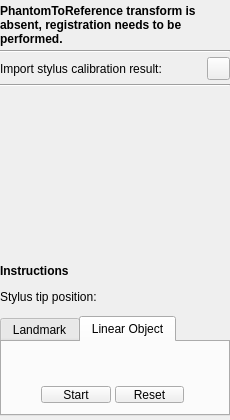
<?xml version="1.0" encoding="UTF-8"?>
<ui version="4.0">
 <class>PhantomRegistrationToolbox</class>
 <widget class="QWidget" name="PhantomRegistrationToolbox">
  <property name="geometry">
   <rect>
    <x>0</x>
    <y>0</y>
    <width>230</width>
    <height>420</height>
   </rect>
  </property>
  <property name="sizePolicy">
   <sizepolicy hsizetype="Fixed" vsizetype="Preferred">
    <horstretch>0</horstretch>
    <verstretch>0</verstretch>
   </sizepolicy>
  </property>
  <property name="minimumSize">
   <size>
    <width>230</width>
    <height>420</height>
   </size>
  </property>
  <property name="maximumSize">
   <size>
    <width>230</width>
    <height>16777215</height>
   </size>
  </property>
  <property name="windowTitle">
   <string>Phantom registration</string>
  </property>
  <layout class="QVBoxLayout" name="verticalLayout">
   <property name="spacing">
    <number>4</number>
   </property>
   <property name="leftMargin">
    <number>0</number>
   </property>
   <property name="topMargin">
    <number>4</number>
   </property>
   <property name="rightMargin">
    <number>0</number>
   </property>
   <property name="bottomMargin">
    <number>4</number>
   </property>
   <item>
    <widget class="QLabel" name="label_State">
     <property name="font">
      <font>
       <weight>75</weight>
       <bold>true</bold>
      </font>
     </property>
     <property name="text">
      <string>PhantomToReference transform is absent, registration needs to be performed.</string>
     </property>
     <property name="wordWrap">
      <bool>true</bool>
     </property>
    </widget>
   </item>
   <item>
    <widget class="Line" name="line_3">
     <property name="orientation">
      <enum>Qt::Horizontal</enum>
     </property>
    </widget>
   </item>
   <item>
    <layout class="QHBoxLayout" name="horizontalLayout_3">
     <property name="spacing">
      <number>2</number>
     </property>
     <item>
      <widget class="QLabel" name="label_StylusCalibration">
       <property name="text">
        <string>Import stylus calibration result:</string>
       </property>
      </widget>
     </item>
     <item>
      <widget class="QPushButton" name="pushButton_OpenStylusCalibration">
       <property name="sizePolicy">
        <sizepolicy hsizetype="Fixed" vsizetype="Fixed">
         <horstretch>0</horstretch>
         <verstretch>0</verstretch>
        </sizepolicy>
       </property>
       <property name="minimumSize">
        <size>
         <width>23</width>
         <height>23</height>
        </size>
       </property>
       <property name="maximumSize">
        <size>
         <width>23</width>
         <height>23</height>
        </size>
       </property>
       <property name="focusPolicy">
        <enum>Qt::NoFocus</enum>
       </property>
       <property name="text">
        <string/>
       </property>
       <property name="icon">
        <iconset resource="../fCal.qrc">
         <normaloff>:/icons/Resources/icon_Import.png</normaloff>:/icons/Resources/icon_Import.png</iconset>
       </property>
       <property name="iconSize">
        <size>
         <width>16</width>
         <height>16</height>
        </size>
       </property>
      </widget>
     </item>
    </layout>
   </item>
   <item>
    <widget class="Line" name="line">
     <property name="orientation">
      <enum>Qt::Horizontal</enum>
     </property>
    </widget>
   </item>
   <item>
    <widget class="QVTKWidget" name="canvasPhantom" native="true">
     <property name="sizePolicy">
      <sizepolicy hsizetype="Fixed" vsizetype="Fixed">
       <horstretch>1</horstretch>
       <verstretch>1</verstretch>
      </sizepolicy>
     </property>
     <property name="minimumSize">
      <size>
       <width>218</width>
       <height>156</height>
      </size>
     </property>
     <property name="maximumSize">
      <size>
       <width>218</width>
       <height>16777215</height>
      </size>
     </property>
     <property name="sizeIncrement">
      <size>
       <width>4</width>
       <height>3</height>
      </size>
     </property>
    </widget>
   </item>
   <item>
    <widget class="Line" name="line_2">
     <property name="sizePolicy">
      <sizepolicy hsizetype="Fixed" vsizetype="Fixed">
       <horstretch>0</horstretch>
       <verstretch>0</verstretch>
      </sizepolicy>
     </property>
     <property name="orientation">
      <enum>Qt::Horizontal</enum>
     </property>
    </widget>
   </item>
   <item>
    <spacer name="verticalSpacer_3">
     <property name="orientation">
      <enum>Qt::Vertical</enum>
     </property>
     <property name="sizeType">
      <enum>QSizePolicy::Fixed</enum>
     </property>
     <property name="sizeHint" stdset="0">
      <size>
       <width>20</width>
       <height>8</height>
      </size>
     </property>
    </spacer>
   </item>
   <item>
    <widget class="QLabel" name="label_Instructions">
     <property name="font">
      <font>
       <weight>75</weight>
       <bold>true</bold>
      </font>
     </property>
     <property name="text">
      <string>Instructions</string>
     </property>
     <property name="wordWrap">
      <bool>true</bool>
     </property>
    </widget>
   </item>
   <item>
    <spacer name="verticalSpacer_4">
     <property name="orientation">
      <enum>Qt::Vertical</enum>
     </property>
     <property name="sizeType">
      <enum>QSizePolicy::Fixed</enum>
     </property>
     <property name="sizeHint" stdset="0">
      <size>
       <width>20</width>
       <height>8</height>
      </size>
     </property>
    </spacer>
   </item>
   <item>
    <widget class="QLabel" name="label_StylusPositionText">
     <property name="text">
      <string>Stylus tip position:</string>
     </property>
    </widget>
   </item>
   <item>
    <spacer name="verticalSpacer">
     <property name="orientation">
      <enum>Qt::Vertical</enum>
     </property>
     <property name="sizeType">
      <enum>QSizePolicy::Fixed</enum>
     </property>
     <property name="sizeHint" stdset="0">
      <size>
       <width>20</width>
       <height>8</height>
      </size>
     </property>
    </spacer>
   </item>
   <item>
    <layout class="QGridLayout" name="gridLayout">
     <item row="0" column="0">
      <widget class="QTabWidget" name="tabWidget">
       <property name="minimumSize">
        <size>
         <width>0</width>
         <height>100</height>
        </size>
       </property>
       <property name="currentIndex">
        <number>1</number>
       </property>
       <widget class="QWidget" name="tab_Landmark">
        <attribute name="title">
         <string>Landmark</string>
        </attribute>
        <widget class="QWidget" name="layoutWidget">
         <property name="geometry">
          <rect>
           <x>35</x>
           <y>40</y>
           <width>151</width>
           <height>25</height>
          </rect>
         </property>
         <layout class="QHBoxLayout" name="horizontalLayout_2">
          <property name="spacing">
           <number>4</number>
          </property>
          <item>
           <widget class="QPushButton" name="pushButton_Undo">
            <property name="text">
             <string>Undo</string>
            </property>
           </widget>
          </item>
          <item>
           <widget class="QPushButton" name="pushButton_Landmark_Reset">
            <property name="text">
             <string>Reset</string>
            </property>
           </widget>
          </item>
         </layout>
        </widget>
        <widget class="QPushButton" name="pushButton_RecordPoint">
         <property name="geometry">
          <rect>
           <x>50</x>
           <y>10</y>
           <width>120</width>
           <height>23</height>
          </rect>
         </property>
         <property name="sizePolicy">
          <sizepolicy hsizetype="Fixed" vsizetype="Fixed">
           <horstretch>0</horstretch>
           <verstretch>0</verstretch>
          </sizepolicy>
         </property>
         <property name="minimumSize">
          <size>
           <width>120</width>
           <height>0</height>
          </size>
         </property>
         <property name="maximumSize">
          <size>
           <width>120</width>
           <height>16777215</height>
          </size>
         </property>
         <property name="text">
          <string>Record point</string>
         </property>
        </widget>
       </widget>
       <widget class="QWidget" name="tab_LinearObject">
        <attribute name="title">
         <string>Linear Object</string>
        </attribute>
        <widget class="QWidget" name="layoutWidget_2">
         <property name="geometry">
          <rect>
           <x>35</x>
           <y>40</y>
           <width>151</width>
           <height>25</height>
          </rect>
         </property>
         <layout class="QHBoxLayout" name="horizontalLayout_4">
          <property name="spacing">
           <number>4</number>
          </property>
          <item>
           <widget class="QPushButton" name="pushButton_StartStop">
            <property name="text">
             <string>Start</string>
            </property>
           </widget>
          </item>
          <item>
           <widget class="QPushButton" name="pushButton_LinearObject_Reset">
            <property name="text">
             <string>Reset</string>
            </property>
           </widget>
          </item>
         </layout>
        </widget>
       </widget>
      </widget>
     </item>
    </layout>
   </item>
   <item>
    <spacer name="verticalSpacer_2">
     <property name="orientation">
      <enum>Qt::Vertical</enum>
     </property>
     <property name="sizeHint" stdset="0">
      <size>
       <width>20</width>
       <height>4</height>
      </size>
     </property>
    </spacer>
   </item>
  </layout>
 </widget>
 <layoutdefault spacing="4" margin="4"/>
 <customwidgets>
  <customwidget>
   <class>QVTKWidget</class>
   <extends>QWidget</extends>
   <header location="global">QVTKWidget.h</header>
  </customwidget>
 </customwidgets>
 <resources>
  <include location="../fCal.qrc"/>
 </resources>
 <connections/>
</ui>
